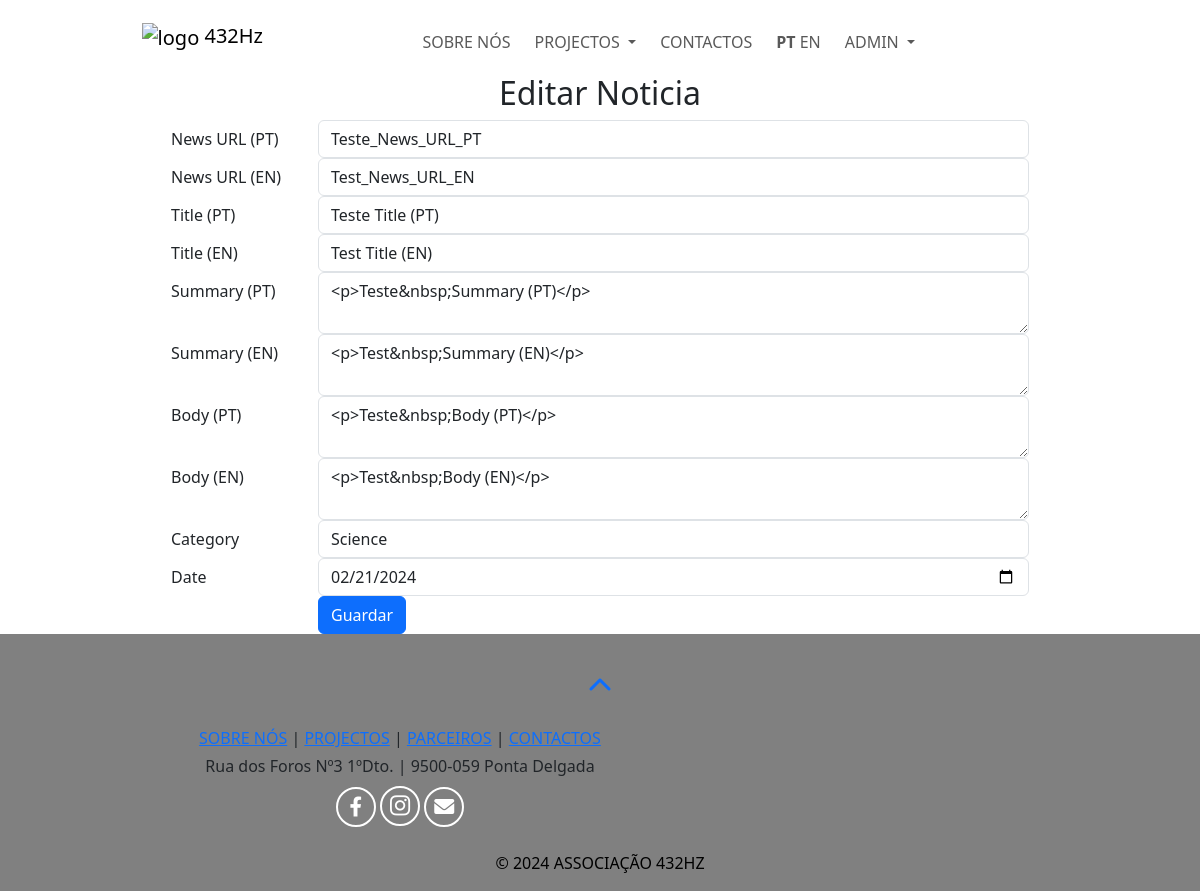
Page /edit_news_text/1 (signed in) on the committed database.
### web432/models.py (models this page shows)
class News(db.Model):
    id = db.Column(db.Integer, primary_key=True)
    news_url_en = db.Column(db.String(255), unique=True, nullable=False)
    news_url_pt = db.Column(db.String(255), unique=True, nullable=False)
    status = db.Column(db.String(20), default='draft')
    title_en = db.Column(db.String(255), unique=True, nullable=False)
    title_pt = db.Column(db.String(255), unique=True, nullable=False)
    summary_en = db.Column(db.Text, nullable=False)
    summary_pt = db.Column(db.Text, nullable=False)
    body_en = db.Column(db.Text, nullable=False)
    body_pt = db.Column(db.Text, nullable=False)
    author = db.Column(db.String(80), nullable=False)
    cover = db.Column(db.String(200), nullable=True)
    photos = db.Column(db.String(2000), nullable=True)
    photographers = db.Column(db.String(255), nullable=True)
    category = db.Column(db.String(50), nullable=False)
    date = db.Column(db.DateTime, nullable=False)
    date_created = db.Column(db.DateTime, default=datetime.utcnow, nullable=False)

### web432/views.py (the view, shortened to what this page needs)
    @app.route("/edit_news_text/<int:news_id>", methods=["GET", "POST"])
    @login_required
    def edit_news_text(news_id):
        news_post = News.query.get(news_id)
        if not news_post:
            flash("News post not found", "error")
            return redirect(url_for("news_dashboard"))
        form = NewsFormText(obj=news_post)
        form.date.data = datetime.utcnow().date()
        return render_template('edit_news_text.html', form=form, news_post=news_post)

### web432/forms.py
class NewsFormText(FlaskForm):
    news_url_en = StringField('News URL (EN)', validators=[DataRequired()])
    news_url_pt = StringField('News URL (PT)', validators=[DataRequired()])
    title_pt = StringField('Title (PT)', validators=[DataRequired()])
    title_en = StringField('Title (EN)', validators=[DataRequired()])
    summary_pt = CKEditorField('Summary (PT)', validators=[DataRequired()])
    summary_en = CKEditorField('Summary (EN)', validators=[DataRequired()])
    body_pt = CKEditorField('Body (PT)', validators=[DataRequired()])
    body_en = CKEditorField('Body (EN)', validators=[DataRequired()])
    category = SelectField('Category', choices=[('art', 'Art'), ('science', 'Science'), ('community', 'Community')], validators=[DataRequired()])
    date = StringField('Date', validators=[DataRequired()])
    submit = SubmitField('Edit News Post')

### web432/__init__.py (called while the page is built)
def get_locale():
    return session.get('lang', 'pt')

### web432/templates/edit_news_text.html (shortened to what this page needs)
{% extends "layout.html" %}
{% block pagecss %}
    <link rel="stylesheet" href="{{ url_for('static', filename='stylesheets/dashboard.css') }}">
{% endblock %}
{% block main %}
    <div class="container" style="width: 75%;">
        <h2 class="text-center">Editar Noticia</h2>
        <form method="POST" action="{{ url_for('edit_news_text', news_id=news_post.id) }}" enctype="multipart/form-data">
            <div class="form-group row">
                <label class="col-sm-2 col-form-label">{{ form.news_url_pt.label }}</label>
                <div class="col-sm-10">
                    {{ form.news_url_pt(class="form-control", value=news_post.news_url_pt) }}
                </div>
            </div>
            <div class="form-group row">
                <label class="col-sm-2 col-form-label">{{ form.news_url_en.label }}</label>
                <div class="col-sm-10">
                    {{ form.news_url_en(class="form-control", value=news_post.news_url_en) }}
                </div>
            </div>
            <div class="form-group row">
                <label class="col-sm-2 col-form-label">{{ form.title_pt.label }}</label>
                <div class="col-sm-10">
                    {{ form.title_pt(class="form-control", value=news_post.title_pt) }}
                </div>
            </div>
            <div class="form-group row">
                <label class="col-sm-2 col-form-label">{{ form.title_en.label }}</label>
                <div class="col-sm-10">
                    {{ form.title_en(class="form-control", value=news_post.title_en) }}
                </div>
            </div>
            <div class="form-group row">
                <label class="col-sm-2 col-form-label">{{ form.summary_pt.label }}</label>
                <div class="col-sm-10">
                    {{ form.summary_pt(class="form-control", value=news_post.summary_pt) }}
                </div>
            </div>
            <div class="form-group row">
                <label class="col-sm-2 col-form-label">{{ form.summary_en.label }}</label>
                <div class="col-sm-10">
                    {{ form.summary_en(class="form-control", value=news_post.summary_en) }}
                </div>
            </div>
            <div class="form-group row">
                <label class="col-sm-2 col-form-label">{{ form.body_pt.label }}</label>
                <div class="col-sm-10">
                    {{ form.body_pt(class="form-control", value=news_post.body_pt) }}
                </div>
            </div>
            <div class="form-group row">
                <label class="col-sm-2 col-form-label">{{ form.body_en.label }}</label>
                <div class="col-sm-10">
                    {{ form.body_en(class="form-control", value=news_post.body_en) }}
                </div>
            </div>
            <div class="form-group row">
				<label class="col-sm-2 col-form-label">{{ form.category.label }}</label>
				<div class="col-sm-10">
					{{ form.category(class="form-control", value=news_post.category) }}
				</div>
			</div>
            <div class="form-group row">
				<label class="col-sm-2 col-form-label">{{ form.date.label }}</label>
				<div class="col-sm-10">
					{{ form.date(type="date", value=form.date.data, class="form-control") }}
				</div>
			</div>
            <div class="form-group row">
                <div class="col-sm-10 offset-sm-2">
                    <button type="submit" class="btn btn-primary">Guardar</button>
                </div>
            </div>
        </form>
    </div>
{% endblock %}

### web432/static/stylesheets/global.css (style rules this page uses)
* { padding: 0; margin: 0; box-sizing: border-box; }

### rows in the picture
News: news_url_pt "Teste_News_URL_PT", news_url_en "Test_News_URL_EN", title_pt "Teste Title (PT)", title_en "Test Title (EN)", summary_pt "<p>Teste&nbsp;Summary (PT)</p>", summary_en "<p>Test&nbsp;Summary (EN)</p>", body_pt "<p>Teste&nbsp;Body (PT)</p>", body_en "<p>Test&nbsp;Body (EN)</p>", category "Science", date "02/21/2024"
